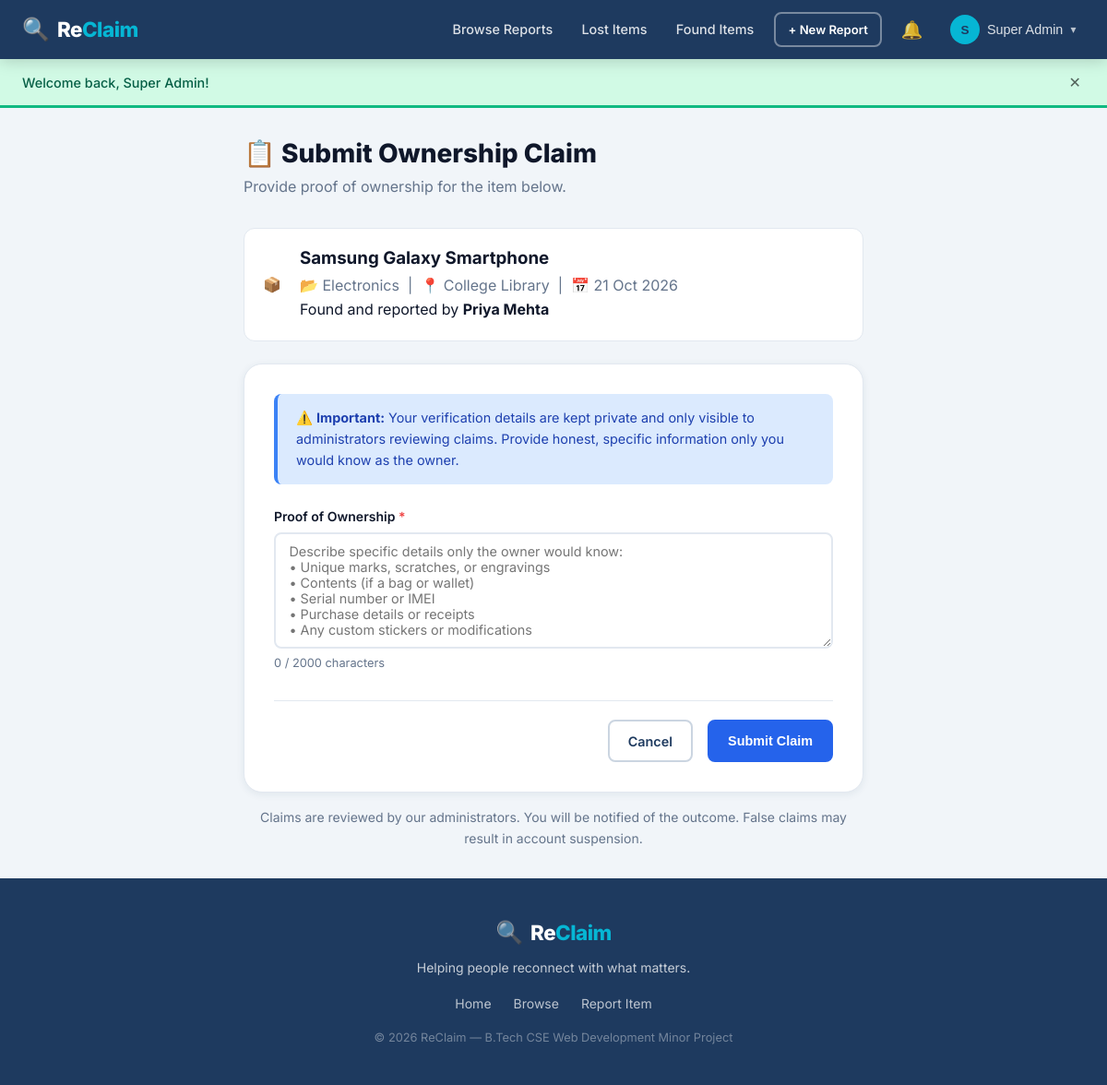
Screenshot of /claim-create.php?report_id=2 (signed in) with the database file from the repository.
### tables this page shows
CREATE TABLE IF NOT EXISTS reports (
    id            INT UNSIGNED    NOT NULL AUTO_INCREMENT,
    user_id       INT UNSIGNED    NOT NULL,
    type          ENUM('lost','found') NOT NULL,
    title         VARCHAR(200)    NOT NULL,
    category      VARCHAR(100)    NOT NULL,
    description   TEXT            DEFAULT NULL,
    location      VARCHAR(200)    DEFAULT NULL,
    incident_date DATE            NOT NULL,
    status        ENUM('open','claimed','resolved','closed') NOT NULL DEFAULT 'open',
    image_path    VARCHAR(500)    DEFAULT NULL,
    is_deleted    TINYINT(1)      NOT NULL DEFAULT 0,
    created_at    TIMESTAMP       NOT NULL DEFAULT CURRENT_TIMESTAMP,
    updated_at    TIMESTAMP       NOT NULL DEFAULT CURRENT_TIMESTAMP ON UPDATE CURRENT_TIMESTAMP,
    PRIMARY KEY   (id),
    KEY idx_user_id     (user_id),
    KEY idx_type        (type),
    KEY idx_status      (status),
    KEY idx_category    (category),
    KEY idx_incident_date (incident_date),
    KEY idx_is_deleted  (is_deleted),
    CONSTRAINT fk_reports_user FOREIGN KEY (user_id) REFERENCES users (id) ON DELETE CASCADE
);

CREATE TABLE IF NOT EXISTS users (
    id           INT UNSIGNED    NOT NULL AUTO_INCREMENT,
    name         VARCHAR(100)    NOT NULL,
    email        VARCHAR(150)    NOT NULL,
    password_hash VARCHAR(255)   NOT NULL,
    role         ENUM('user','admin') NOT NULL DEFAULT 'user',
    phone        VARCHAR(30)     DEFAULT NULL,
    created_at   TIMESTAMP       NOT NULL DEFAULT CURRENT_TIMESTAMP,
    updated_at   TIMESTAMP       NOT NULL DEFAULT CURRENT_TIMESTAMP ON UPDATE CURRENT_TIMESTAMP,
    PRIMARY KEY  (id),
    UNIQUE KEY   uq_email (email)
);

### includes/functions.php (called while the page is built, shortened)
<?php
function h(string $str): string {
    return htmlspecialchars($str, ENT_QUOTES | ENT_HTML5, 'UTF-8');
}

### claim-create.php (the view, shortened to what this page needs)
<?php
require_once __DIR__ . '/includes/functions.php';
require_once __DIR__ . '/config/db.php';
$reportId = (int) ($_GET['report_id'] ?? 0);
$stmt = $pdo->prepare(
    'SELECT r.*, u.name AS owner_name FROM reports r
     JOIN users u ON r.user_id = u.id
     WHERE r.id = ? AND r.is_deleted = 0'
);
$stmt->execute([$reportId]);
$report = $stmt->fetch();
require_once __DIR__ . '/includes/header.php';
?>
<div class="container page-container" style="max-width:720px">
    <div class="page-header">
        <h1 class="page-title">📋 Submit Ownership Claim</h1>
        <p class="page-subtitle">Provide proof of ownership for the item below.</p>
    </div>
    <div class="item-summary-card">
        <div class="item-summary-icon"><?= $report['image_path'] ?
            '<img src="/ReClaim/uploads/'.h($report['image_path']).'" alt="Item">' :
            '📦' ?></div>
        <div class="item-summary-info">
            <h3><?= h($report['title']) ?></h3>
            <span class="text-muted">
                📂 <?= h($report['category']) ?> &nbsp;|&nbsp;
                📍 <?= h($report['location'] ?: 'N/A') ?> &nbsp;|&nbsp;
                📅 <?= date('d M Y', strtotime($report['incident_date'])) ?>
            </span>
            <p>Found and reported by <strong><?= h($report['owner_name']) ?></strong></p>
        </div>
    </div>
    <div class="form-card">
        <div class="alert alert-info" style="margin-bottom:1.5rem">
            ⚠️ <strong>Important:</strong> Your verification details are kept private and only
            visible to administrators reviewing claims. Provide honest, specific information
            only you would know as the owner.
        </div>
        <form id="claimForm" action="actions/claim-action.php" method="POST" novalidate>
            <div class="form-group">
                <label for="verification_detail" class="form-label">
                    Proof of Ownership <span class="required">*</span>
                </label>
                <textarea id="verification_detail" name="verification_detail"
                          class="form-control form-textarea" rows="6" required
                          minlength="20" maxlength="2000"
                          placeholder="Describe specific details only the owner would know:
• Unique marks, scratches, or engravings
• Contents (if a bag or wallet)
• Serial number or IMEI
• Purchase details or receipts
• Any custom stickers or modifications"></textarea>
                <span class="form-hint char-counter" data-target="verification_detail">0 / 2000 characters</span>
            </div>
            <div class="form-actions">
                <a href="report-view.php?id=<?= $reportId ?>" class="btn btn-outline">Cancel</a>
                <button type="submit" class="btn btn-primary" id="submitClaimBtn">
                    Submit Claim
                </button>
            </div>
        </form>
    </div>
    <p class="text-muted text-center" style="margin-top:1rem; font-size:.875rem">
        Claims are reviewed by our administrators. You will be notified of the outcome.
        False claims may result in account suspension.
    </p>
</div>
<?php require_once __DIR__ . '/includes/footer.php'; ?>

### css/style.css (style rules this page uses)
:root { --primary: #1e3a5f; --primary-light: #2563eb; --primary-hover: #1d4ed8; --accent: #06b6d4; --accent-light: #e0f7fa; --success: #10b981; --success-light: #d1fae5; --warning: #f59e0b; --warning-light: #fef3c7; --danger: #ef4444; --danger-light: #fee2e2; --info: #3b82f6; --info-light: #dbeafe; --bg: #f1f5f9; --bg-alt: #e8edf5; --card-bg: #ffffff; --nav-bg: #1e3a5f; --text: #0f172a; --text-muted: #64748b; --text-light: #94a3b8; --border: #e2e8f0; --border-dark: #cbd5e1; --font: 'Inter', -apple-system, BlinkMacSystemFont, 'Segoe UI', sans-serif; --font-mono: 'Fira Code', 'Courier New', monospace; --radius: 12px; --radius-sm: 8px; --radius-lg: 20px; --shadow-sm: 0 1px 3px rgba(0,0,0,.08), 0 1px 2px rgba(0,0,0,.05); --shadow: 0 4px 16px rgba(0,0,0,.10); --shadow-lg: 0 12px 40px rgba(0,0,0,.15); --shadow-card: 0 2px 8px rgba(30,58,95,.08); --transition: all .22s cubic-bezier(.4,0,.2,1); }
*, *::before, *::after { box-sizing: border-box; margin: 0; padding: 0; }
html { scroll-behavior: smooth; font-size: 16px; }
body { font-family: var(--font); background: var(--bg); color: var(--text); line-height: 1.6; min-height: 100vh; display: flex; flex-direction: column; }
a { color: var(--primary-light); text-decoration: none; transition: var(--transition); }
h1,h2,h3,h4,h5 { font-weight: 700; line-height: 1.25; color: var(--text); }
.container { max-width: 1200px; margin: 0 auto; padding: 0 1.5rem; }
.page-container { padding: 2rem 1.5rem; }
.btn { display: inline-flex; align-items: center; justify-content: center; gap: .4rem; padding: .6rem 1.25rem; border-radius: var(--radius-sm); font-size: .9rem; font-weight: 600; cursor: pointer; transition: var(--transition); text-decoration: none; border: 2px solid transparent; white-space: nowrap; }
.btn-primary { background: var(--primary-light); color: #fff; border-color: var(--primary-light); }
.btn-outline { background: transparent; color: var(--primary); border-color: var(--border-dark); }
.form-group { display: flex; flex-direction: column; gap: .35rem; }
.form-label { font-size: .875rem; font-weight: 600; color: var(--text); }
.required { color: var(--danger); }
.form-control { padding: .65rem .9rem; border: 2px solid var(--border); border-radius: var(--radius-sm); font-size: .9rem; font-family: var(--font); background: var(--card-bg); color: var(--text); transition: var(--transition); width: 100%; }
.form-textarea { resize: vertical; min-height: 120px; }
.form-hint { color: var(--text-muted); font-size: .8rem; }
.form-actions { display: flex; gap: 1rem; justify-content: flex-end; margin-top: 1.5rem; padding-top: 1.25rem; border-top: 1px solid var(--border); }
.form-card { background: var(--card-bg); border-radius: var(--radius-lg); padding: 2rem; box-shadow: var(--shadow-card); border: 1px solid var(--border); }
.page-header { margin-bottom: 2rem; }
.page-title { font-size: 1.75rem; font-weight: 800; margin-bottom: .35rem; }
.page-subtitle { color: var(--text-muted); }
.alert { padding: .9rem 1.25rem; border-radius: var(--radius-sm); font-size: .9rem; }
.alert-info { background: var(--info-light); color: #1e40af; border-left: 4px solid var(--info); }
.item-summary-card { display: flex; gap: 1.25rem; background: var(--card-bg); border: 1px solid var(--border); border-radius: var(--radius); padding: 1.25rem; margin-bottom: 1.5rem; align-items: center; }
.item-summary-info h3 { margin-bottom: .35rem; }
.text-muted { color: var(--text-muted) !important; }
.text-center { text-align: center; }

### rows the page displays
reports: title "Samsung Galaxy Smartphone", category "Electronics", location "College Library", incident_date "21 Oct 2026", user.name "Priya Mehta"

### other values shown
substr(current_user_name(), 0, 1) "S"
current_user_name() "Super Admin"
$flash['message'] "Welcome back, Super Admin!"
